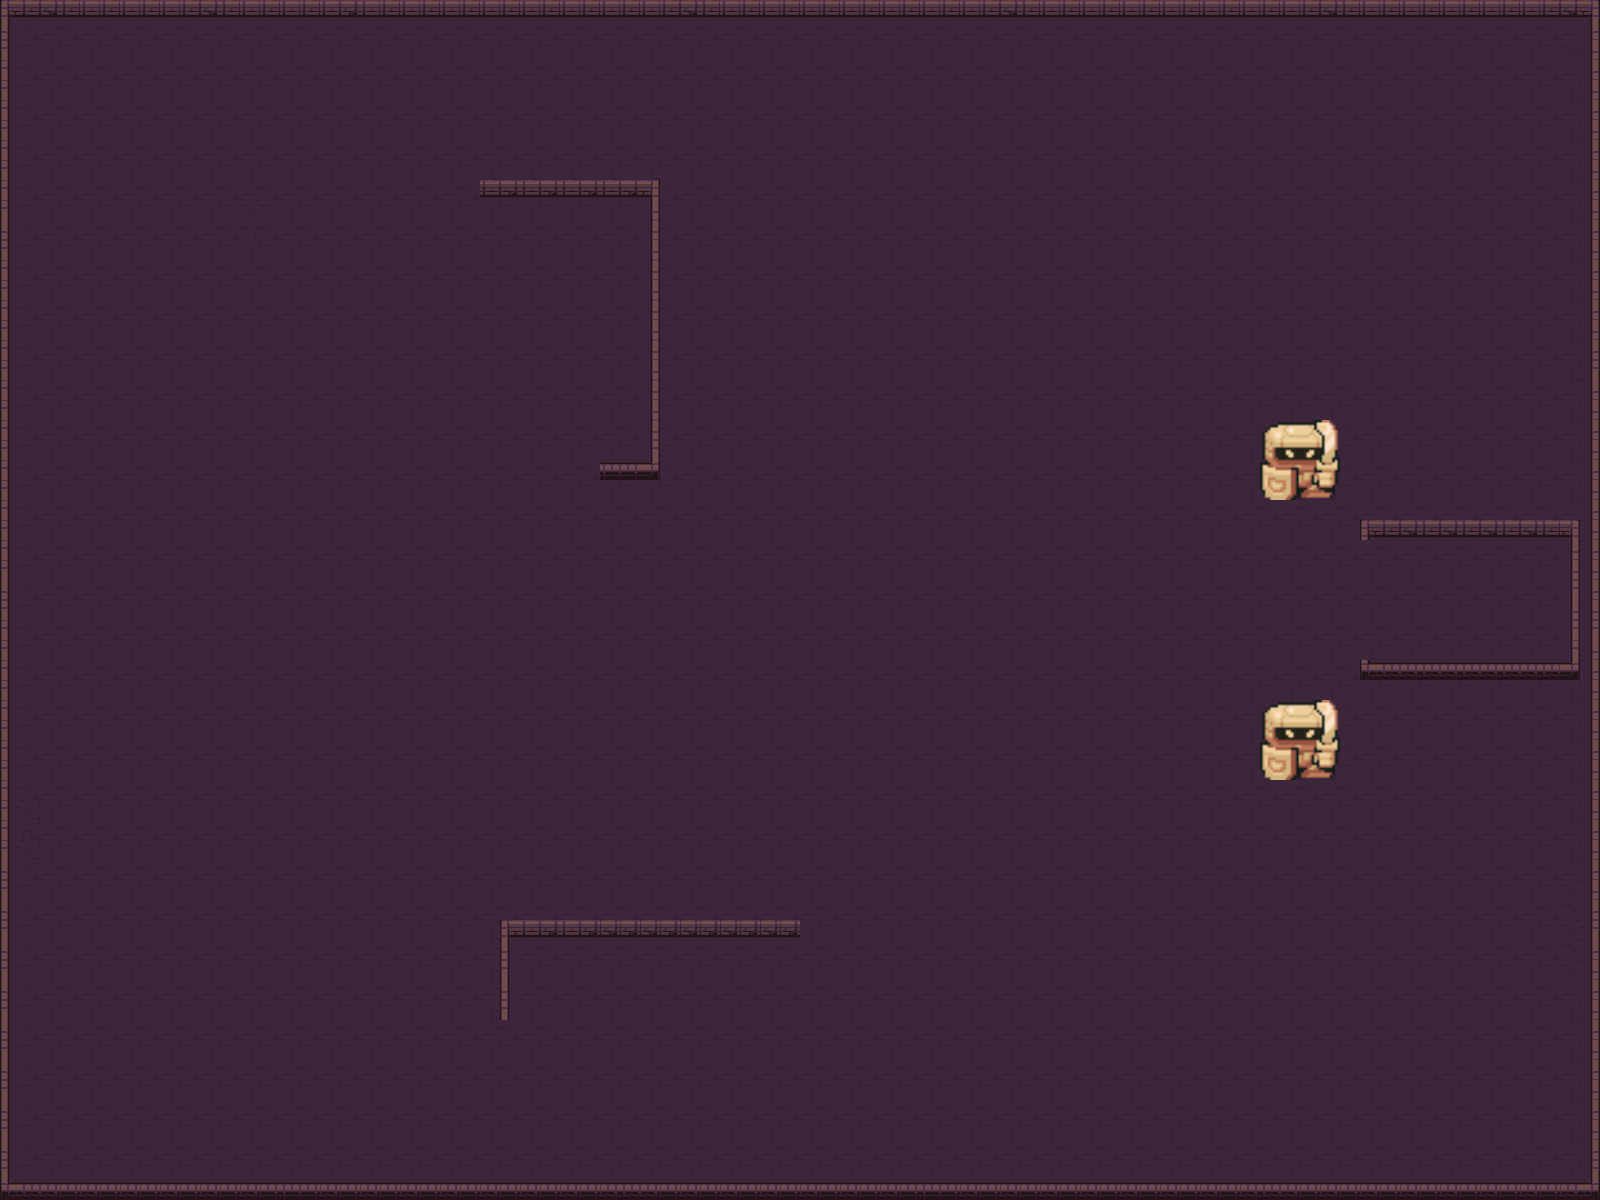

Below is a game level as drawn by its tile map, then a one-line description and the .tmx that defines it (tile-layer data replaced by summaries):
An orthogonal 80x60 tile map with 20x20 px tiles, 2 tile layers (ground, collision), 3 tilesets.

<map version="1.10" tiledversion="1.11.0" orientation="orthogonal" renderorder="right-down" width="80" height="60" tilewidth="20" tileheight="20" infinite="0" nextlayerid="3" nextobjectid="1">
 <tileset firstgid="1" source="Dungeon_Tileset(1).tsx" />
 <tileset firstgid="17" source="attack_back_01.tsx" />
 <tileset firstgid="19" source="monster.tsx" />
 <layer id="1" name="ground" width="80" height="60">
  <data>[4800 cells, 4800 non-empty, 4 distinct tile ids]</data>
 </layer>
 <layer id="2" name="collision" width="80" height="60">
  <data>[4800 cells, 380 non-empty, 28 distinct tile ids]</data>
 </layer>
</map>
